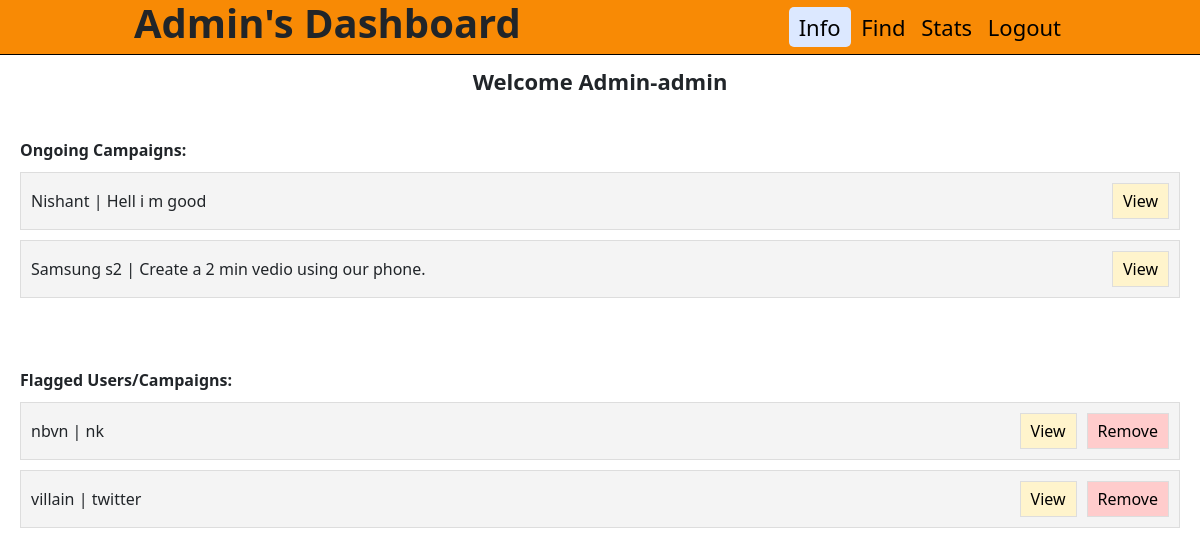
Before: /admindashboard (signed in) with the older database file.
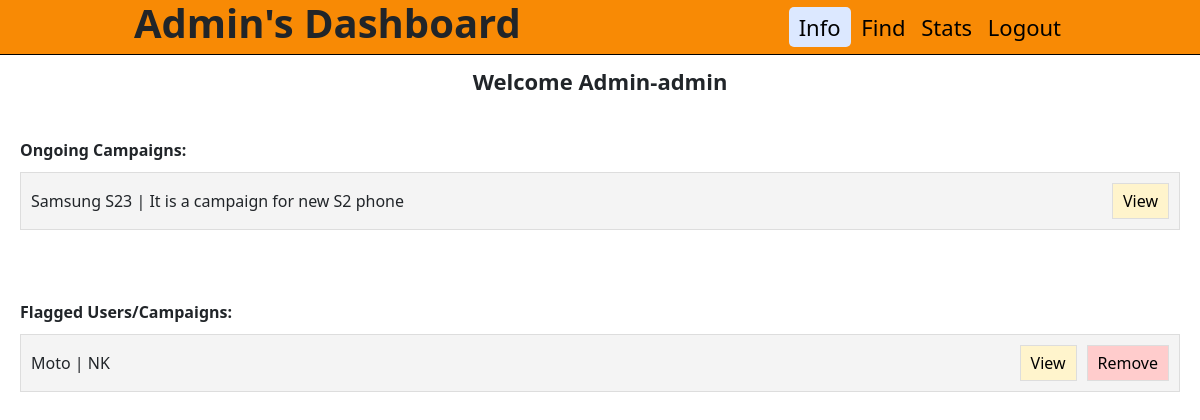
After: the same page with the newer database file.
### backend/models.py (models this page shows)
class Campaign_Info(db.Model):
    __tablename__="campaign_info"
    id=db.Column(db.Integer,primary_key=True)
    name=db.Column(db.String,nullable=False)
    description=db.Column(db.String,nullable=False)
    start_date=db.Column(db.String,nullable=False)
    end_date=db.Column(db.String,nullable=False)
    budget=db.Column(db.String,nullable=False)
    visibility=db.Column(db.String,nullable=False,default="private")
    goals=db.Column(db.String,nullable=False)
    sponsor_id=db.Column(db.Integer,db.ForeignKey("sponsor_info.id"),nullable=False)
    adrequest_info=db.relationship("Adrequest_Info",backref="campaign_info")
    flagged=db.Column(db.String,nullable=False,default="NO")

class Sponsor_Info(db.Model):
      __tablename__="sponsor_info"
      id=db.Column(db.Integer,primary_key=True)
      user_name=db.Column(db.String,unique=True,nullable=False)
      password=db.Column(db.String,nullable=False)
      industry=db.Column(db.String,nullable=False)
      role=db.Column(db.Integer,nullable=False,default=2)
      campaign_info=db.relationship("Campaign_Info",backref="sponsor_info")
      flagged=db.Column(db.String,nullable=False,default="NO")

class Influencer_Info(db.Model):
    __tablename__="influencer_info"
    id=db.Column(db.Integer,primary_key=True)
    user_name=db.Column(db.String,unique=True,nullable=False)
    password=db.Column(db.String,nullable=False)
    platform=db.Column(db.String,nullable=False)
    Followers=db.Column(db.Integer,nullable=False)
    role=db.Column(db.Integer,nullable=False,default=1)
    adrequest_info=db.relationship("Adrequest_Info",backref="influencer_info")
    flagged=db.Column(db.String,nullable=False,default="NO")

### backend/controllers.py (the view)
@app.route("/admindashboard", methods=["GET", "POST"])
def admindashboard():
    if 'admin' not in session:
        return redirect(url_for('adminlogin'))
    uname = session.get('admin')
    campaigns = fetch_campaigns()
    flagged_campaigns = Campaign_Info.query.filter_by(flagged="YES").all()
    flagged_influencers = Influencer_Info.query.filter_by(flagged="YES").all()
    flagged_sponsors = Sponsor_Info.query.filter_by(flagged="YES").all()
    flagged_list = {}
    for campaign in flagged_campaigns:
        flagged_list[f"campaign_{campaign.id}"] = [
            "campaign", campaign.name, campaign.sponsor_info.user_name, campaign.description,
            campaign.start_date, campaign.end_date, campaign.budget, campaign.visibility, campaign.goals
        ]
    for influencer in flagged_influencers:
        flagged_list[f"influencer_{influencer.id}"] = [
            "influencer", influencer.user_name, influencer.platform, influencer.Followers
        ]
    for sponsor in flagged_sponsors:
        flagged_list[f"sponsor_{sponsor.id}"] = [
            "sponsor", sponsor.user_name, sponsor.industry
        ]
    return render_template(
        "admindashboard.html",
        user=uname,
        campaigns=campaigns,
        flagged=flagged_list
    )

### backend/controllers.py (called while the page is built)
def calculate_progress(start_date, end_date):
    start = datetime.strptime(start_date, "%d-%m-%y")
    end = datetime.strptime(end_date, "%d-%m-%y")
    now = datetime.now()
    if now < start:
        return 0
    elif now > end:
        return 100
    else:
        total_duration = (end - start).days
        elapsed_duration = (now - start).days
        progress = (elapsed_duration / total_duration) * 100
        return int(progress)

def fetch_campaigns():
    campaigns = Campaign_Info.query.filter_by(flagged="NO").all()
    campaign_list = {}
    for campaign in campaigns:
        progress = calculate_progress(campaign.start_date, campaign.end_date)
        campaign_list[campaign.id] = {
            'name': campaign.name,
            'progress': f"Progress {progress}%",
            'description': campaign.description,
            'start_date': campaign.start_date,
            'end_date': campaign.end_date,
            'budget': campaign.budget,
            'visibility':campaign.visibility,
            'goals':campaign.goals,
            'sponsor_name':campaign.sponsor_info.user_name
        }
    return campaign_list

### templates/admindashboard.html (shortened to what this page needs)
<!DOCTYPE html>
<html lang="en">
<head>
    <link rel="stylesheet" href="/static/style.css">
    <link href="https://cdn.jsdelivr.net/npm/bootstrap@5.0.2/dist/css/bootstrap.min.css" rel="stylesheet">
</head>
<body>
    <header>
        <nav class="navigation">
            <h1 id="admindash"><b>Admin's Dashboard</b></h1>
            <div id="admin_button">
                <a href="#" id="active" class="bt">Info</a>
                <a href="/adminsearch" class="bt">Find</a>
                <a href="#" class="bt">Stats</a>
                <a href="/adminlogin" class="bt">Logout</a>
            </div>
        </nav>
    </header>
    <div class="greet">Welcome Admin-{{user}}</div>
    <div class="container-unique">
        <div class="section-title-unique">Ongoing Campaigns:</div>
        {% if campaigns %}
            {% for key, values in campaigns.items() %}
                <div class="item-unique">
                    <div>{{ values['name'] }} | {{ values['description'] }}</div>
                    <button type="button" class="view-unique" data-bs-toggle="modal" data-bs-target="#campaignModal{{ key }}">View</button>
                </div>
            {% endfor %}
        {% else %}
            <h6>No Ongoing Campaigns</h6>
        {% endif %}
    </div>
    <div class="container-unique">
        <div class="section-title-unique">Flagged Users/Campaigns:</div>
        {% if flagged %}
            {% for key, values in flagged.items() %}
                <div class="item-unique">
                    {% if values[0] == "campaign" %}
                        <div>{{ values[1] }} | {{ values[2] }}</div>
                        <div>
                            <button type="button" class="view-unique" data-bs-toggle="modal" data-bs-target="#flaggedModal{{ key }}">View</button>
                            <form action="{{ url_for('unflag_item', item_type=values[0], item_id=key.split('_')[1]) }}" method="POST" style="display: inline;">
                              <button type="submit" class="remove-unique">Remove</button>
                          </form>
                        </div>
                    {% elif values[0] == "influencer" %}
                        <div>{{ values[1] }} | {{ values[2] }}</div>
                        <div>
                            <button type="button" class="view-unique" data-bs-toggle="modal" data-bs-target="#flaggedModal{{ key }}">View</button>
                            <form action="{{ url_for('unflag_item', item_type=values[0], item_id=key.split('_')[1]) }}" method="POST" style="display: inline;">
                              <button type="submit" class="remove-unique">Remove</button>
                          </form>
                        </div>
                    {% endif %}
                </div>
            {% endfor %}
        {% else %}
            <h6>No Flagged Users/Campaigns</h6>
        {% endif %}
    </div>
</body>
</html>

### static/style.css (style rules this page uses)
* { margin: 0; padding: 0; }
.bt { text-decoration: none; padding: 5px; color: black; }
#active { background-color: #dce8ff; padding: 5px 10px; border-radius: 5px; }
.navigation { display: flex; background-color: rgb(248, 138, 5); height: 55px;; justify-content: space-around; align-items: center; border-bottom: 1px solid black; }
#admin_button { font-size: 22px; }
.greet { display: flex; justify-content: center; align-content: center; font-size: 22px; margin-top: 10px; font-weight: 600; }
.container-unique { padding: 20px; }
.section-title-unique { font-size: 16px; margin: 20px 0 10px; font-weight: bold; }
.item-unique { display: flex; justify-content: space-between; align-items: center; background-color: #f4f4f4; padding: 10px; border: 1px solid #ddd; margin-bottom: 10px; }
.item-unique div { display: flex; align-items: center; }
.item-unique button { padding: 5px 10px; margin-left: 10px; cursor: pointer; }
.item-unique button.view-unique { background-color: #fff4cc; border: 1px solid #ddd; }
.item-unique button.remove-unique { background-color: #ffcccc; border: 1px solid #ddd; }

Changed rows visible on the page:
removed Campaign_Info: name "Samsung s2", description "Create a 2 min vedio using our phone."
removed Influencer_Info: user_name "villain", platform "twitter"
Other visible differences:
new list line: "Samsung S23 It is a campaign for new S2 phone"
new list line: "| View"
new list line: "Moto"
new list line: "| View Remove"
new list line: "NK"
list line gone: "Nishant Hell i m good"
list line gone: "| View"
list line gone: "nbvn"
list line gone: "| View Remove"
list line gone: "nk"
